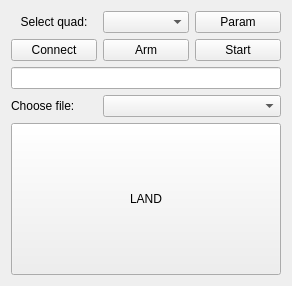
<?xml version="1.0" encoding="UTF-8"?>
<ui version="4.0">
 <class>Form</class>
 <widget class="QWidget" name="Form">
  <property name="geometry">
   <rect>
    <x>0</x>
    <y>0</y>
    <width>292</width>
    <height>286</height>
   </rect>
  </property>
  <property name="windowTitle">
   <string>Form</string>
  </property>
  <property name="styleSheet">
   <string notr="true"/>
  </property>
  <layout class="QGridLayout" name="gridLayout">
   <item row="0" column="0">
    <widget class="QLabel" name="label">
     <property name="sizePolicy">
      <sizepolicy hsizetype="Minimum" vsizetype="Fixed">
       <horstretch>0</horstretch>
       <verstretch>0</verstretch>
      </sizepolicy>
     </property>
     <property name="text">
      <string>&lt;html&gt;&lt;head/&gt;&lt;body&gt;&lt;p align=&quot;center&quot;&gt;Select quad:&lt;/p&gt;&lt;/body&gt;&lt;/html&gt;</string>
     </property>
    </widget>
   </item>
   <item row="1" column="0">
    <widget class="QPushButton" name="ConnectButton">
     <property name="text">
      <string>Connect</string>
     </property>
    </widget>
   </item>
   <item row="5" column="0" colspan="3">
    <widget class="QLineEdit" name="StartInputField"/>
   </item>
   <item row="7" column="0" colspan="3">
    <widget class="QPushButton" name="LANDButton">
     <property name="sizePolicy">
      <sizepolicy hsizetype="Minimum" vsizetype="Preferred">
       <horstretch>0</horstretch>
       <verstretch>0</verstretch>
      </sizepolicy>
     </property>
     <property name="minimumSize">
      <size>
       <width>200</width>
       <height>100</height>
      </size>
     </property>
     <property name="autoFillBackground">
      <bool>false</bool>
     </property>
     <property name="styleSheet">
      <string notr="true"/>
     </property>
     <property name="text">
      <string>LAND</string>
     </property>
    </widget>
   </item>
   <item row="0" column="1">
    <widget class="QComboBox" name="IrisInputBox"/>
   </item>
   <item row="0" column="2">
    <widget class="QPushButton" name="ParamButton">
     <property name="text">
      <string>Param</string>
     </property>
    </widget>
   </item>
   <item row="1" column="1">
    <widget class="QPushButton" name="ArmButton">
     <property name="text">
      <string>Arm</string>
     </property>
    </widget>
   </item>
   <item row="1" column="2">
    <widget class="QPushButton" name="StartButton">
     <property name="text">
      <string>Start</string>
     </property>
    </widget>
   </item>
   <item row="6" column="0">
    <widget class="QLabel" name="label_2">
     <property name="text">
      <string>Choose file:</string>
     </property>
    </widget>
   </item>
   <item row="6" column="1" colspan="2">
    <widget class="QComboBox" name="FileInputBox"/>
   </item>
  </layout>
 </widget>
 <resources/>
 <connections/>
</ui>
